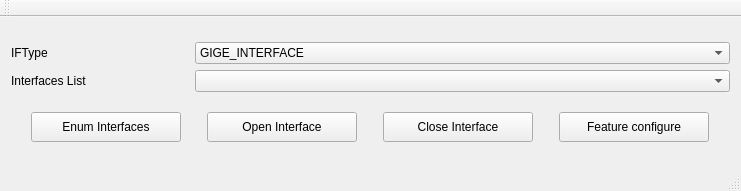
<?xml version="1.0" encoding="UTF-8"?>
<ui version="4.0">
 <class>InterfaceBasicDemo</class>
 <widget class="QMainWindow" name="InterfaceBasicDemo">
  <property name="geometry">
   <rect>
    <x>0</x>
    <y>0</y>
    <width>741</width>
    <height>191</height>
   </rect>
  </property>
  <property name="windowTitle">
   <string>InterfaceBasicDemo</string>
  </property>
  <widget class="QWidget" name="centralWidget">
   <layout class="QVBoxLayout" name="verticalLayout" stretch="2,1">
    <item>
     <layout class="QGridLayout" name="gridLayout" columnstretch="1,3">
      <item row="0" column="0">
       <widget class="QLabel" name="label">
        <property name="text">
         <string>IFType</string>
        </property>
       </widget>
      </item>
      <item row="0" column="1">
       <widget class="QComboBox" name="cbIFType">
        <item>
         <property name="text">
          <string>GIGE_INTERFACE</string>
         </property>
        </item>
        <item>
         <property name="text">
          <string>CAMERALINK_INTERFACE</string>
         </property>
        </item>
        <item>
         <property name="text">
          <string>CXP_INTERFACE</string>
         </property>
        </item>
        <item>
         <property name="text">
          <string>XOF_INTERFACE</string>
         </property>
        </item>
       </widget>
      </item>
      <item row="1" column="0">
       <widget class="QLabel" name="label_2">
        <property name="text">
         <string>Interfaces List</string>
        </property>
       </widget>
      </item>
      <item row="1" column="1">
       <widget class="QComboBox" name="cbIFList"/>
      </item>
     </layout>
    </item>
    <item>
     <layout class="QGridLayout" name="gridLayout_2">
      <item row="0" column="0">
       <widget class="QPushButton" name="bnEnumIF">
        <property name="maximumSize">
         <size>
          <width>150</width>
          <height>30</height>
         </size>
        </property>
        <property name="text">
         <string>Enum Interfaces</string>
        </property>
       </widget>
      </item>
      <item row="0" column="1">
       <widget class="QPushButton" name="bnOpenIF">
        <property name="maximumSize">
         <size>
          <width>150</width>
          <height>30</height>
         </size>
        </property>
        <property name="text">
         <string>Open Interface</string>
        </property>
       </widget>
      </item>
      <item row="0" column="2">
       <widget class="QPushButton" name="bnCloseIF">
        <property name="maximumSize">
         <size>
          <width>150</width>
          <height>30</height>
         </size>
        </property>
        <property name="text">
         <string>Close Interface</string>
        </property>
       </widget>
      </item>
      <item row="0" column="3">
       <widget class="QPushButton" name="bnConfig">
        <property name="maximumSize">
         <size>
          <width>150</width>
          <height>30</height>
         </size>
        </property>
        <property name="text">
         <string>Feature configure</string>
        </property>
       </widget>
      </item>
     </layout>
    </item>
   </layout>
  </widget>
  <widget class="QMenuBar" name="menuBar">
   <property name="geometry">
    <rect>
     <x>0</x>
     <y>0</y>
     <width>741</width>
     <height>20</height>
    </rect>
   </property>
  </widget>
  <widget class="QToolBar" name="mainToolBar">
   <attribute name="toolBarArea">
    <enum>TopToolBarArea</enum>
   </attribute>
   <attribute name="toolBarBreak">
    <bool>false</bool>
   </attribute>
  </widget>
  <widget class="QStatusBar" name="statusBar"/>
 </widget>
 <layoutdefault spacing="6" margin="11"/>
 <resources/>
 <connections/>
</ui>
